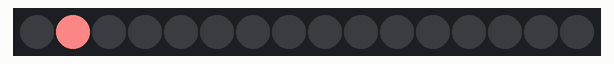
Simulated run of this sketch. Board: ESP32. On the bench: 16 RGB LEDs in strip order, left to right.

Above: at 0.3 s.
At 3.21 s:
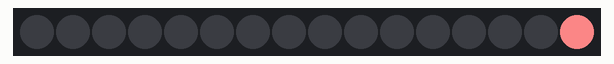
At 11.13 s:
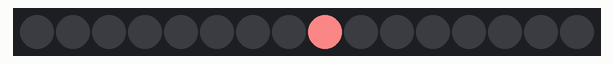
At 19.25 s:
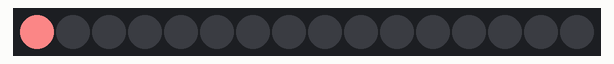
At 32.1 s:
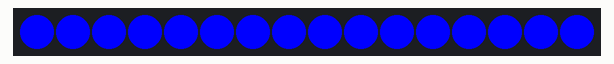
At 35.99 s:
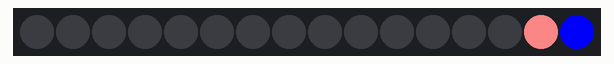

The sketch:

NeoPixelRingWS2812.ino
```cpp
/***************************************************
  WS2812 NeoPixel Ring - Chasing LED Effect

  This example controls a 16-LED NeoPixel (WS2812)
  ring to create a back-and-forth chasing light.
  After every 5 cycles the entire ring flashes blue.

  WS2812 LEDs are "addressable" — each LED has a
  tiny chip inside that receives colour data over a
  single data wire. The FastLED library handles the
  precise timing required by the WS2812 protocol.

  Wiring (ESP32):
    WS2812 DIN -> GPIO 18
    WS2812 5V  -> 5V
    WS2812 GND -> GND

  Required library: FastLED
    Install via: Sketch -> Include Library -> Manage Libraries
    Search for "FastLED" by Daniel Garcia
 ***************************************************/

// Include the FastLED library for controlling addressable LEDs
#include <FastLED.h>

// Number of LEDs on the ring
#define NUM_LEDS 16

// GPIO pin connected to the DIN (data in) of the ring
#define DATA_PIN 18

// Array that holds the colour value for each LED
CRGB leds[NUM_LEDS];

// Counts how many back-and-forth cycles have completed
int roundCounter = 0;

void setup() {
  // Register the LED strip: chip type NEOPIXEL, data on DATA_PIN
  FastLED.addLeds<NEOPIXEL, DATA_PIN>(leds, NUM_LEDS);
}

void loop() {
  // --- Forward chase: light each LED one at a time, 0 -> 15 ---
  for (int i = 0; i < NUM_LEDS; i++) {
    leds[i] = CRGB::LightCoral;   // Turn this LED on (coral colour)
    FastLED.show();                // Push colours to the ring
    delay(200);                    // Wait so the eye can see it
    leds[i] = CRGB::Black;        // Turn it off before moving on
  }

  // --- Reverse chase: light each LED one at a time, 15 -> 0 ---
  for (int i = NUM_LEDS - 1; i >= 0; i--) {
    leds[i] = CRGB::LightCoral;
    FastLED.show();
    delay(200);
    leds[i] = CRGB::Black;
  }

  // One full back-and-forth cycle done
  roundCounter++;

  // Every 5 cycles, flash the whole ring blue for 1 second
  if (roundCounter >= 5) {
    for (int i = 0; i < NUM_LEDS; i++) {
      leds[i] = CRGB::Blue;
    }
    FastLED.show();
    delay(1000);
    roundCounter = 0;
  }
}
```

Measured:
- what the display in image 1 shows lasts 0.4 s, from 3.0 s to 3.4 s
